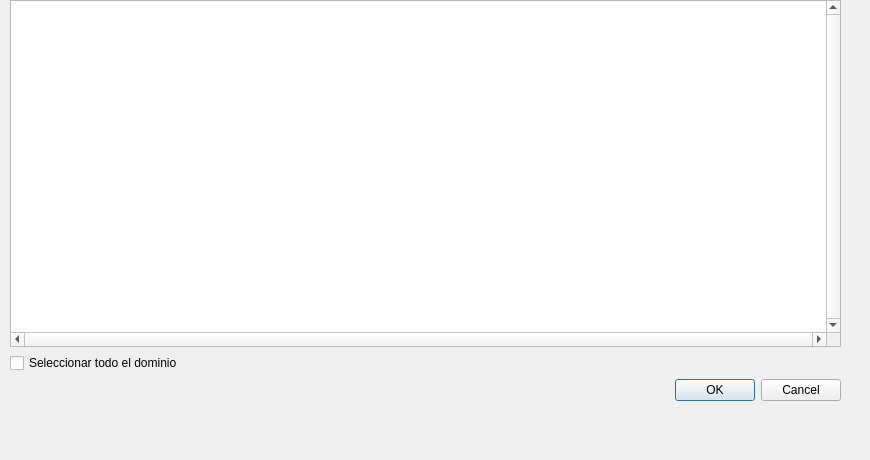
<?xml version="1.0" encoding="UTF-8"?>
<ui version="4.0">
 <class>BuscarOU</class>
 <widget class="QDialog" name="BuscarOU">
  <property name="geometry">
   <rect>
    <x>0</x>
    <y>0</y>
    <width>870</width>
    <height>460</height>
   </rect>
  </property>
  <property name="windowTitle">
   <string>Dialog</string>
  </property>
  <widget class="QWidget" name="layoutWidget">
   <property name="geometry">
    <rect>
     <x>10</x>
     <y>0</y>
     <width>831</width>
     <height>421</height>
    </rect>
   </property>
   <layout class="QVBoxLayout" name="verticalLayout">
    <item>
     <widget class="QTreeView" name="treeView_OU">
      <property name="verticalScrollBarPolicy">
       <enum>Qt::ScrollBarAlwaysOn</enum>
      </property>
      <property name="horizontalScrollBarPolicy">
       <enum>Qt::ScrollBarAlwaysOn</enum>
      </property>
      <property name="editTriggers">
       <set>QAbstractItemView::NoEditTriggers</set>
      </property>
     </widget>
    </item>
    <item>
     <widget class="QCheckBox" name="checkBox_todoDominio">
      <property name="text">
       <string>Seleccionar todo el dominio</string>
      </property>
     </widget>
    </item>
    <item>
     <widget class="QDialogButtonBox" name="buttonBox">
      <property name="orientation">
       <enum>Qt::Horizontal</enum>
      </property>
      <property name="standardButtons">
       <set>QDialogButtonBox::Cancel|QDialogButtonBox::Ok</set>
      </property>
     </widget>
    </item>
    <item>
     <widget class="QLabel" name="label_estado">
      <property name="text">
       <string/>
      </property>
     </widget>
    </item>
   </layout>
  </widget>
 </widget>
 <resources/>
 <connections>
  <connection>
   <sender>buttonBox</sender>
   <signal>accepted()</signal>
   <receiver>BuscarOU</receiver>
   <slot>accept()</slot>
   <hints>
    <hint type="sourcelabel">
     <x>248</x>
     <y>254</y>
    </hint>
    <hint type="destinationlabel">
     <x>157</x>
     <y>274</y>
    </hint>
   </hints>
  </connection>
  <connection>
   <sender>buttonBox</sender>
   <signal>rejected()</signal>
   <receiver>BuscarOU</receiver>
   <slot>reject()</slot>
   <hints>
    <hint type="sourcelabel">
     <x>316</x>
     <y>260</y>
    </hint>
    <hint type="destinationlabel">
     <x>286</x>
     <y>274</y>
    </hint>
   </hints>
  </connection>
 </connections>
</ui>
